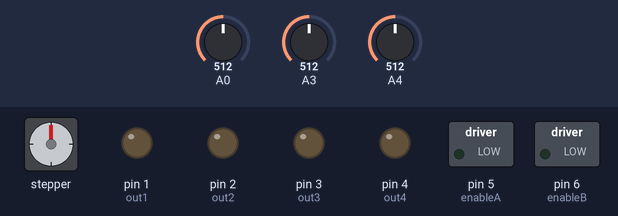
This sketch was run on a simulated Arduino Mega 2560, built with avr-gcc and run on an emulated ATmega2560. Parts: stepper motor, switched loads named in the sketch (green lamp = pin HIGH), output pins drawn as LEDs (lit = HIGH). The inputs (shaded band) are chosen by the test bench; at power-on: A0 = 512, A3 = 512, A4 = 512. Stepper angles assume 2048 steps per turn.

Above: at 1.2 s.
1.3 s: A0 set to 470
At 2.4 s:
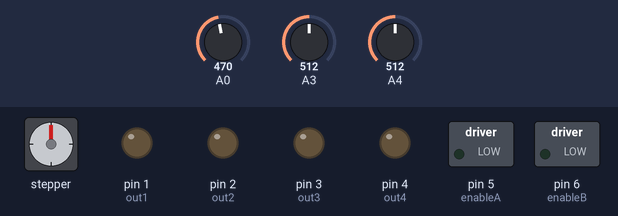
4.3 s: A3 set to 470
At 4.48 s:
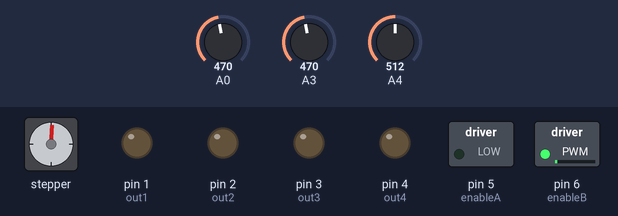
7.3 s: A4 set to 470
At 8.4 s:
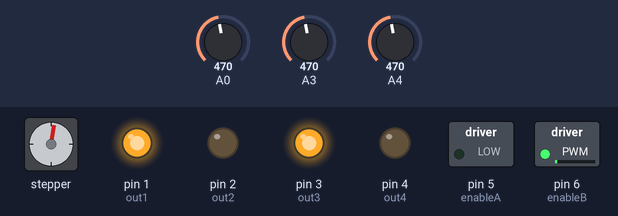
10.3 s: A0 set to 306
13.3 s: A0 set to 122
16.3 s: A3 set to 490
At 16.71 s:
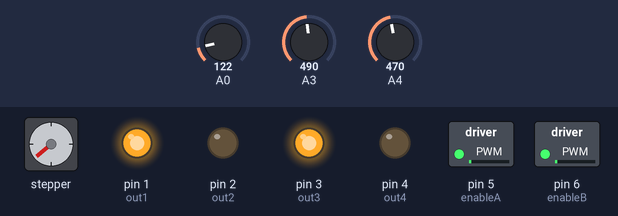
Timing chart, 0 to 22.2 s (numbered marks = the images above; inputs shaded):
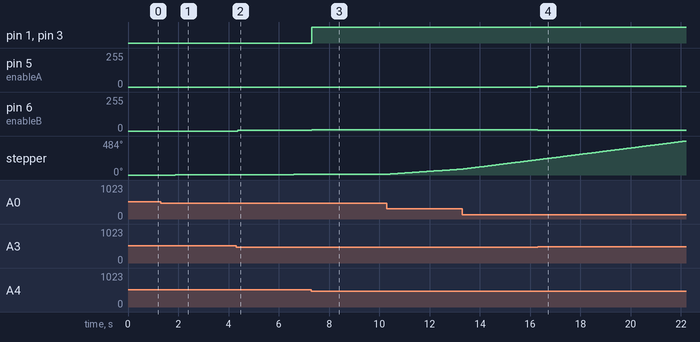

The sketch:

ECE387_Final_Project.ino
```cpp
#include <Stepper.h> // Library of useful stepper motor functions

#define enableA 5 // Used to enable the motor
#define enableB 6 // Used to enable the motor
#define out1 1 // Output pin 1
#define out2 2 // Output pin 2
#define out3 3 // Output pin 3
#define out4 4 // Output pin 4

int outputA = 0; // Output which is sent to motor A
int outputB = 0; // Output which is sent to motor A

// initialize the stepper motor on pins 8 through 11, 32 full steps is one revolution:
Stepper myStepper(32, 9, 11, 8, 10);

void setup() {
  pinMode(out1,OUTPUT); // pin 1 as output
  pinMode(out2,OUTPUT); // pin 2 as output
  pinMode(out3,OUTPUT); // pin 3 as output
  pinMode(out4,OUTPUT); // pin 4 as output
  pinMode(enableA,OUTPUT); // pin 5 as output
  pinMode(enableB,OUTPUT); // pin 6 as output
}

void loop() {

//________________________________________________________________________________________________________________________________________

  // The following code is responsible for controlling the stepper motor (camera control)

  int xIn = analogRead(A0); // Reads X-axis input from joystick 1

  if (xIn < 480) { // if joystick is moved to the right (X value is less than 480), the following code is executed
    // map the joystick input to a speed between 0 and 800 rpm
    int speed_ = map(xIn, 480, 0, 0, 800);
    // set motor speed
    myStepper.setSpeed(speed_);
    // clockwise step
    myStepper.step(1);
  }
  else if (xIn > 544) { // if joystick is moved to the left (X value is greater than 544), the following code is executed
    // map the joystick input to a speed between 0 and 800 rpm
    int speed_ = map(xIn, 544, 1023, 0, 800);
    // set motor speed
    myStepper.setSpeed(speed_);
    // step counterclockwise
    myStepper.step(-1);
  }

//________________________________________________________________________________________________________________________________________

  // The following code is responsible for controlling the Dual DC motors (car control)

  int xIn2 = analogRead(A3); // Reads X-axis input from joystick 2
  int yIn2 = analogRead(A4); // Reads y-axis input from joystick 2

  // Forward and reverse control from Y-axis

  if (yIn2 < 480) { // if joystick is moved up (Y value is less than 480), the following code is executed
    // Set motor A forward
    digitalWrite(out1, HIGH);
    digitalWrite(out2, LOW);
    // Set motor B forward
    digitalWrite(out3, HIGH);
    digitalWrite(out4, LOW);
    // Convert analog signal (0 to 480) to digital (0 to 255) for PWM
    outputA = map(yIn2, 480, 0, 0, 255);
    outputB = map(yIn2, 480, 0, 0, 255);
  }
  else if (yIn2 > 544) { // if joystick is moved down (Y value is greater than 544), the following code is executed
    // Motor A backwards
    digitalWrite(out1, LOW);
    digitalWrite(out2, HIGH);
    // Motor B backwards
    digitalWrite(out3, LOW);
    digitalWrite(out4, HIGH);
    // Convert analog signal (544 to 1023) to digital (0 to 255) for PWM
    outputA = map(yIn2, 544, 1023, 0, 255);
    outputB = map(yIn2, 544, 1023, 0, 255);
  }
  else { // Do nothing
    outputA = 0;
    outputB = 0;
  }

//________________________________________________________________________________________________________________________________________

  // Left and right control from X-axis

  if (xIn2 < 480) { // if joystick is moved to the right (Y value is less than 480), the following code is executed
    int xMap = map(xIn2, 480, 0, 0, 255);
    outputA = outputA - xMap; // the output to motor A is the Y value minus the X value; this allows the car to turn right
    outputB = outputB + xMap; // the output to motor B is the Y value plus the X value; this allows the car to turn right

    if (outputA < 0) { // do nothing
      outputA = 0;
    }
  }
  if (xIn2 > 544) { // if joystick is moved to the left (Y value is greater than 544), the following code is executed
    int xMap = map(xIn2, 544, 1023, 0, 255);
    outputA = outputA + xMap; // the output to motor A is the Y value plus the X value; this allows the car to turn left
    outputB = outputB - xMap; // the output to motor B is the Y value minus the X value; this allows the car to turn left

    if (outputA < 0) { // do nothing
      outputA = 0;
    }
  }

  analogWrite(enableA, outputA); // sends the PWM output to motor A
  analogWrite(enableB, outputB); // sends the PWM output to motor B

}
```

Measured:
- after the input at 4.3 s, pin 6 (enableB): 0/255 → 5/255 after 0.06 s
- after the input at 7.3 s, pin 1 (out1), pin 3 (out3): LOW → HIGH at once; pin 6 (enableB): 5/255 → 10/255 at once
- after the input at 16.3 s, pin 5 (enableA): 0/255 → 5/255 at once; pin 6 (enableB): 10/255 → 5/255 at once
